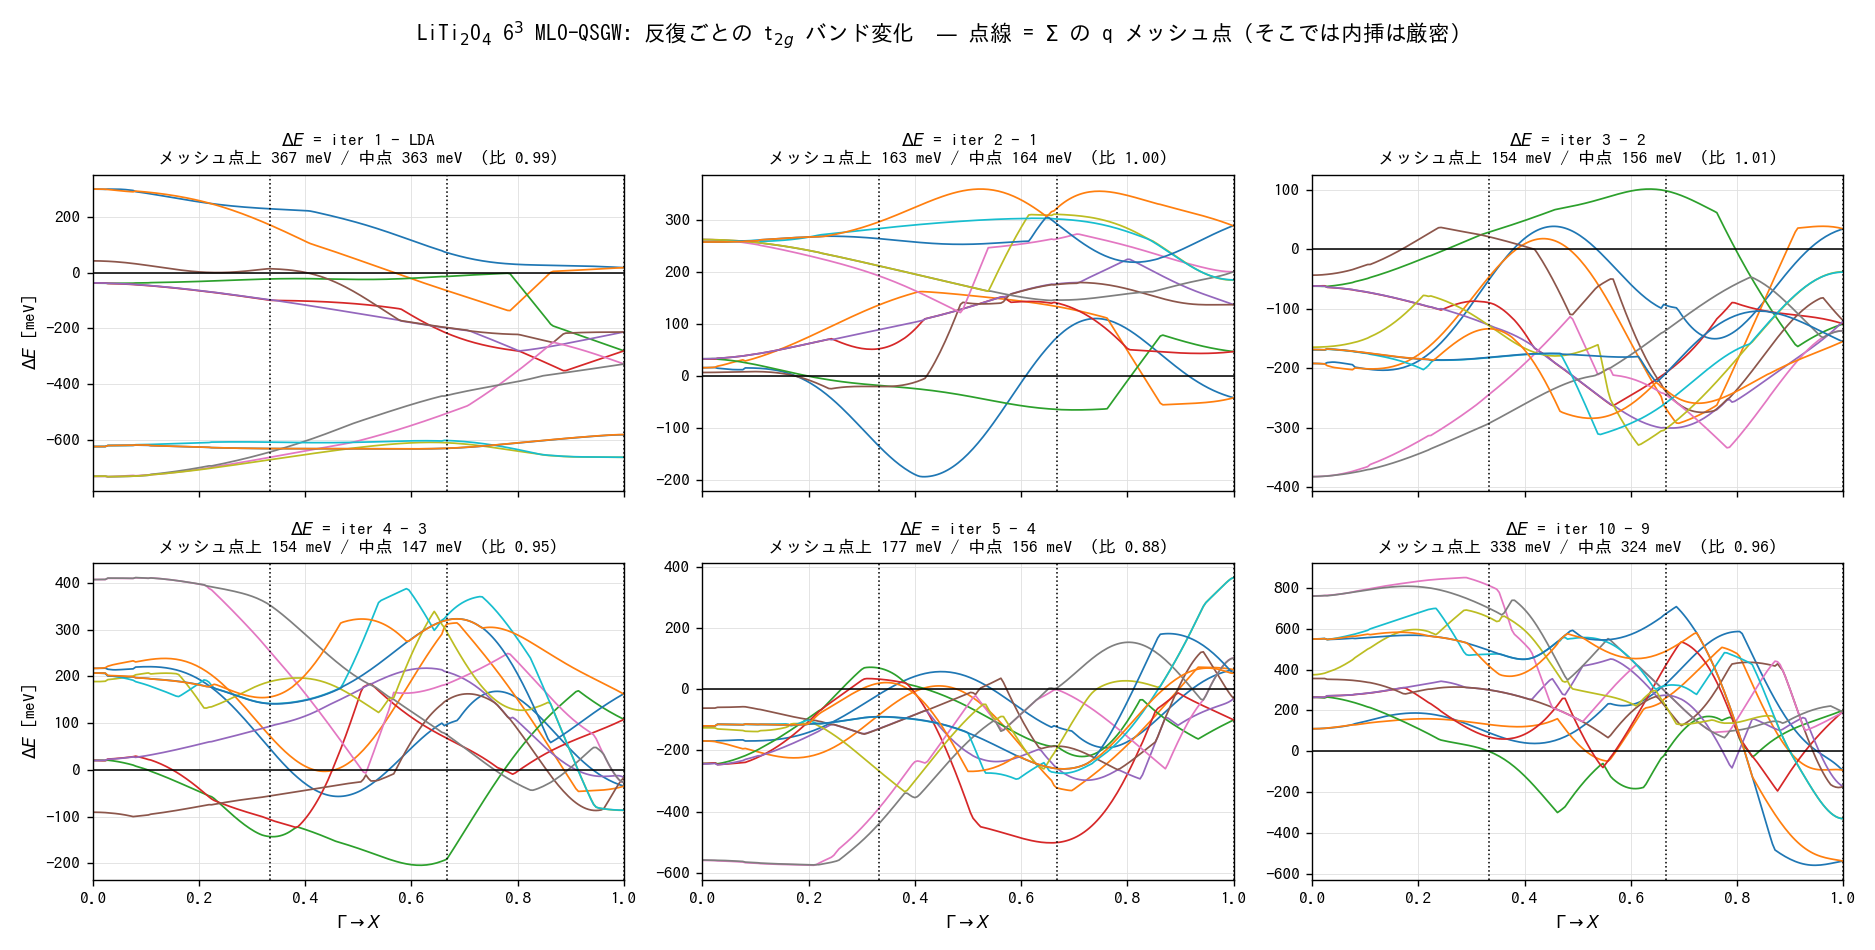

The Python source for this figure:
#!/usr/bin/env python3
"""Where in k does each MLO-QSGW iteration change the bands?
Plots dE(k) between successive iterations for the t2g manifold.
usage: mlo_iter_diff.py DIR OUT.png"""
import sys, os, numpy as np, matplotlib; matplotlib.use('Agg')
import matplotlib.pyplot as plt
matplotlib.rcParams['font.sans-serif'] = ['IPAGothic', 'Droid Sans Fallback', 'DejaVu Sans']
matplotlib.rcParams['axes.unicode_minus'] = False
D, OUT = sys.argv[1], sys.argv[2]
def rd(f):
    xs, es, cx, ce = [], [], [], []
    for ln in open(f):
        if ln.startswith('#'): continue
        t = ln.split()
        if len(t) < 3:
            if cx: xs.append(cx); es.append(ce); cx = []; ce = []
            continue
        cx.append(float(t[1])); ce.append(float(t[2]))
    if cx: xs.append(cx); es.append(ce)
    return np.array(xs[0]), np.array(es)
MESH = [0.0, 1/3, 2/3, 1.0]; IDX = [0, 70, 140, 210]; LO, HI = 32, 44
def load(tag):
    f = f'{D}/bnd_lda.dat' if tag == 'LDA' else f'{D}/bnd_iter{tag}.dat'
    x, E = rd(f); return x, np.sort(E[LO:HI], axis=0)   # sort within the manifold at each k
pairs = [('LDA', 1), (1, 2), (2, 3), (3, 4), (4, 5), (9, 10)]
fig, AX = plt.subplots(2, 3, figsize=(15, 7.6), sharex=True)
for k, (a, b) in enumerate(pairs):
    ax = AX.flat[k]
    x, Ea = load(a); _, Eb = load(b)
    d = (Eb - Ea) * 1e3
    for r in range(d.shape[0]): ax.plot(x, d[r], '-', lw=1.0)
    # how much of the change sits at the mesh points vs between them
    at = np.abs(d[:, IDX]).mean()
    mid = np.abs(d[:, [35, 105, 175]]).mean()
    ax.set_xlim(0, 1); ax.axhline(0, color='k', lw=0.9)
    for q in MESH: ax.axvline(q, color='k', ls=':', lw=0.9)
    ax.grid(color='0.88', lw=0.5)
    ax.set_title(f'$\\Delta E$ = iter {b} − {a}\nメッシュ点上 {at:.0f} meV / 中点 {mid:.0f} meV'
                 f'  (比 {mid/max(at,1e-9):.2f})', fontsize=10)
    if k % 3 == 0: ax.set_ylabel('$\\Delta E$ [meV]')
    if k >= 3: ax.set_xlabel('$\\Gamma \\to X$')
fig.suptitle('LiTi$_2$O$_4$ 6$^3$ MLO-QSGW: 反復ごとの t$_{2g}$ バンド変化  '
             '— 点線 = $\\Sigma$ の q メッシュ点（そこでは内挿は厳密）', fontsize=12.5)
plt.tight_layout(rect=[0, 0, 1, 0.94]); plt.savefig(OUT, dpi=125)
print('wrote', OUT)
